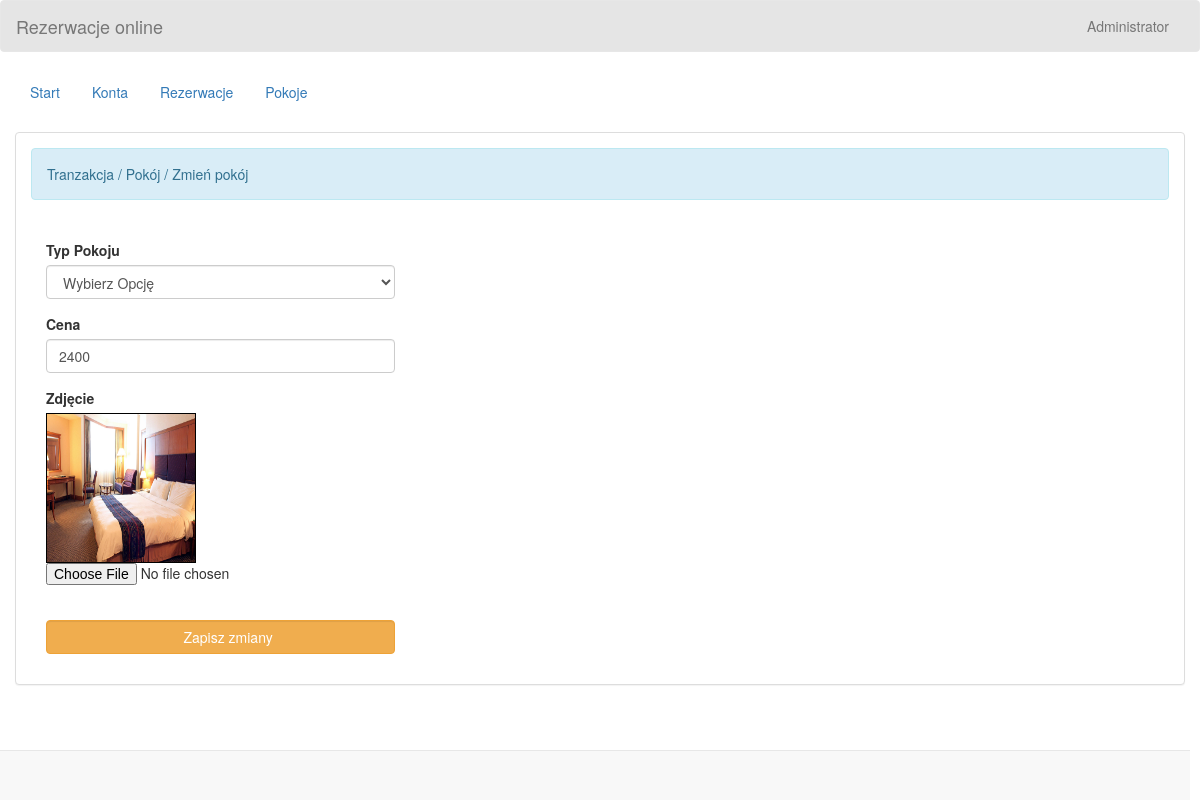
Page /admin/edit_room.php?room_id=2 (signed in) on the committed database.
### tables this page shows
CREATE TABLE `room` (
  `room_id` int(11) NOT NULL,
  `room_type` varchar(50) NOT NULL,
  `price` varchar(11) NOT NULL,
  `photo` varchar(100) NOT NULL
);

### admin/name.php (called while the page is built)
<?php
	require 'connect.php';
	$query = $conn->query("SELECT * FROM `admin` WHERE `admin_id` = '$_SESSION[admin_id]'") or die(mysqli_error());
	$fetch = $query->fetch_array();
	$name = $fetch['name'];
?>

### admin/edit_room.php (the view, shortened to what this page needs)
<!DOCTYPE html>
<?php
	require 'name.php';
?>
<html lang = "en">
	<head>
		<link rel = "stylesheet" type = "text/css" href = "../css/bootstrap.css " />
		<link rel = "stylesheet" type = "text/css" href = "../css/style.css" />
	</head>
<body>
	<nav style = "background-color:rgba(0, 0, 0, 0.1);" class = "navbar navbar-default">
		<div  class = "container-fluid">
			<div class = "navbar-header">
				<a class = "navbar-brand" >Rezerwacje online</a>
			</div>
			<ul class = "nav navbar-nav pull-right ">
				<li class = "dropdown">
					<a class="dropdown-toggle" data-toggle="dropdown" role="button" aria-haspopup="true" aria-expanded="false"><i class = "glyphicon glyphicon-user"></i> <?php echo $name;?></a>
				</li>
			</ul>
		</div>
	</nav>
	<div class = "container-fluid">
		<ul class = "nav nav-pills">
			<li><a href = "home.php">Start</a></li>
			<li><a href = "account.php">Konta</a></li>
			<li><a href = "reserve.php">Rezerwacje</a></li>
			<li><a href = "room.php">Pokoje</a></li>
		</ul>
	</div>
	<br />
	<div class = "container-fluid">
		<div class = "panel panel-default">
			<div class = "panel-body">
				<div class = "alert alert-info">Tranzakcja / Pokój / Zmień pokój</div>
				<br />
				<div class = "col-md-4">
					<?php
						$query = $conn->query("SELECT * FROM `room` WHERE `room_id` = '$_REQUEST[room_id]'") or die(mysqli_error());
						$fetch = $query->fetch_array();
					?>
					<form method = "POST" enctype = "multipart/form-data">
						<div class = "form-group">
							<label>Typ Pokoju </label>
							<select class = "form-control" required = required name = "room_type">
								<option value = "">Wybierz Opcję</option>
							</select>
						</div>
						<div class = "form-group">
							<label>Cena </label>
							<input type = "number" min = "0" max = "999999999" value = "<?php echo $fetch['price']?>" class = "form-control" name = "price" />
						</div>
						<div class = "form-group">
							<label>Zdjęcie </label>
							<div id = "preview" style = "width:150px; height :150px; border:1px solid #000;">
								<img src = "../photo/<?php echo $fetch['photo']?>" id = "lbl" width = "100%" height = "100%"/>
							</div>
							<input type = "file" required = "required" id = "photo" name = "photo" />
						</div>
						<br />
						<div class = "form-group">
							<button name = "edit_room" class = "btn btn-warning form-control"><i class = "glyphicon glyphicon-edit"></i> Zapisz zmiany</button>
						</div>
					</form>
				</div>
			</div>
		</div>
	</div>
	<br />
	<br />
	<div style = "text-align:right; margin-right:10px;" class = "navbar navbar-default navbar-fixed-bottom">
	</div>
</body>
</html>

### rows in the picture
room: price "2400", photo (picture)

### other values in the picture
$name "Administrator"
